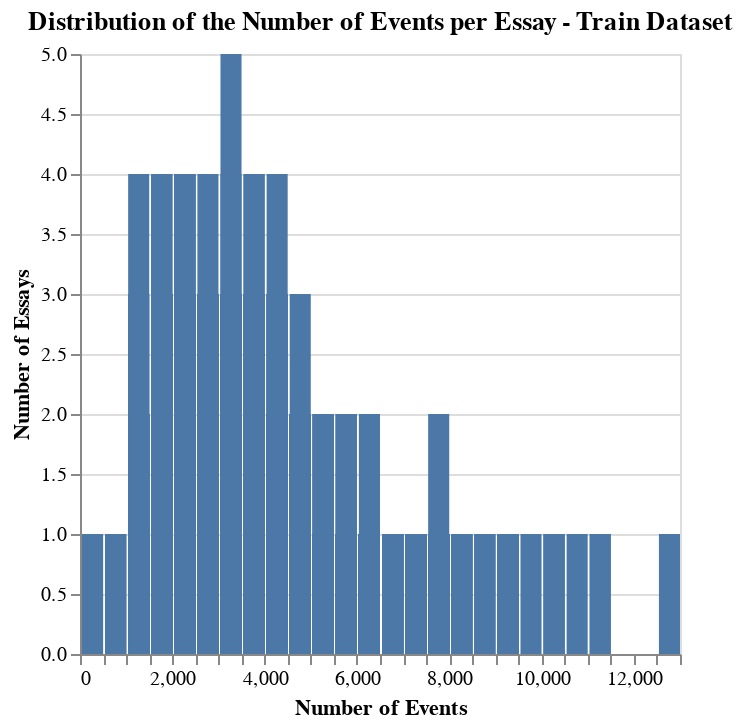

Notebook cell for this chart:
### Code cell
average_events_train = train_df.groupby("id").count()["event_id"].mean().round(0)
print(f'The average number of events per essay in the train dataset is: {average_events_train}')

train_event_counts = train_df.groupby('id')['event_id'].count().reset_index()
train_event_counts.columns = ['id', 'event_count']

train_chart = alt.Chart(train_event_counts).mark_bar().encode(
    alt.X("event_count:Q", bin=alt.Bin(maxbins=30), title="Number of Events"),
    alt.Y('count()', title="Number of Essays"),
    tooltip=[alt.Tooltip('count()', title='Number of Essays'), alt.Tooltip('event_count', title='Events')]
).properties(
    title="Distribution of the Number of Events per Essay - Train Dataset"
)

train_chart.display()

### Figure 1 — Vega-Lite specification as saved in the notebook (floating-point values rounded to 4 significant figures; data arrays with more than 128 entries replaced by an {"elided": "..."} marker saying what was removed)
{"config": {"view": {"continuousWidth": 300, "continuousHeight": 300}}, "data": {"name": "data-3dc089585eba6a95249d4a7fb1a2d4b6"}, "mark": {"type": "bar"}, "encoding": {"tooltip": [{"aggregate": "count", "title": "Number of Essays", "type": "quantitative"}, {"field": "event_count", "title": "Events", "type": "quantitative"}], "x": {"bin": {"maxbins": 30}, "field": "event_count", "title": "Number of Events", "type": "quantitative"}, "y": {"aggregate": "count", "title": "Number of Essays", "type": "quantitative"}}, "title": "Distribution of the Number of Events per Essay - Train Dataset", "$schema": "https://vega.github.io/schema/vega-lite/v5.15.1.json", "datasets": {"data-3dc089585eba6a95249d4a7fb1a2d4b6": {"elided": "2471 records"}}}
